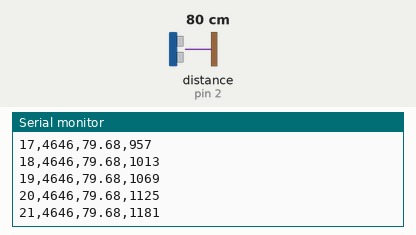
Recording of a sketch running on a simulated Arduino Uno, built with avr-gcc and run on an emulated ATmega328P. Shown: the last lines printed to the serial monitor. Wiring (inferred from the names in the program): ultrasonic range finder: trigger pin 3; echo pin 2. Inputs (shaded band) come from the test bench; at power-on: distance to the obstacle (sensor on pin 2) 80 cm. The echo pulse lasts 58.3 µs per cm.

Above: at 1.2 s.
1.3 s: distance to the obstacle (sensor on pin 2) set to 18 cm
At 1.3 s:
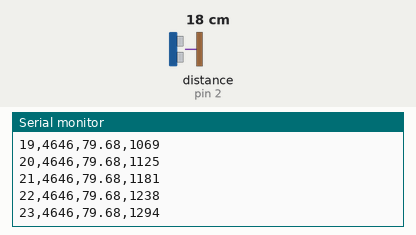
4.3 s: distance to the obstacle (sensor on pin 2) set to 9 cm
At 4.3 s:
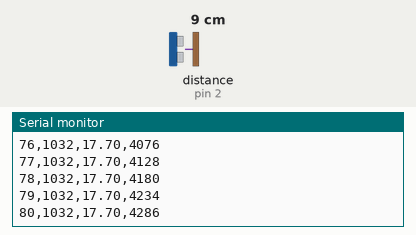
7.3 s: distance to the obstacle (sensor on pin 2) set to 4 cm
At 7.31 s:
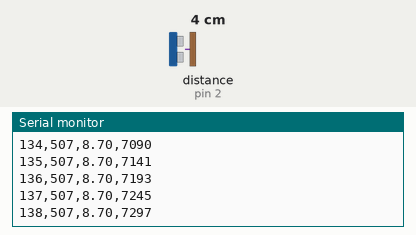
Timing chart, 0 to 10.3 s (numbered marks = the images above; inputs shaded):
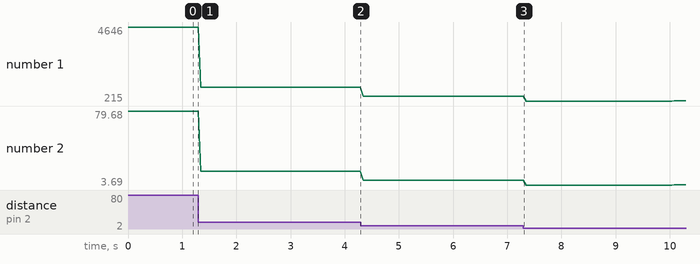

Measured:
- plotted number 1: 4646 → 1032 after the input at 1.3 s
- plotted number 2: 79.68 → 17.7 after the input at 1.3 s

The sketch:

3_sketch.ino
```cpp
/*
Author: Lennart Sauer, Sinan Blanck

Date: Mar. 10, 2026

HC-SR04 measurement
VCC = +5V
Trigger = Pin 3
Echo = Pin 2
*/

#define SPEED_OF_SOUND 0.0343  // cm / microsecond

const int echoPin = 2;
const int triggerPin = 3;

unsigned long meas_num = 0;
unsigned long duration_us = 0;
float distance_cm = 0.0;
unsigned long timestamp_ms = 0;

void setup() {
  Serial.begin(9600);
  pinMode(triggerPin, OUTPUT);
  pinMode(echoPin, INPUT);
  digitalWrite(triggerPin, LOW);
}

void loop() {
  // Trigger pulse
  digitalWrite(triggerPin, LOW);
  delayMicroseconds(4);
  digitalWrite(triggerPin, HIGH);
  delayMicroseconds(10);
  digitalWrite(triggerPin, LOW);

  // Echo duration in microseconds
  duration_us = pulseIn(echoPin, HIGH, 30000);  // timeout 30 ms

  // Ignore failed readings
  if (duration_us == 0) {
    return;
  }

  // Distance in cm
  distance_cm = SPEED_OF_SOUND * duration_us / 2.0;

  // Timestamp in ms since Arduino start
  timestamp_ms = millis();

  // One clean CSV line:
  Serial.print(meas_num);
  Serial.print(",");
  Serial.print(duration_us);
  Serial.print(",");
  Serial.print(distance_cm);
  Serial.print(",");
  Serial.println(timestamp_ms);

  meas_num++;

  delay(50);  // important: prevents flooding the serial buffer
}
```
